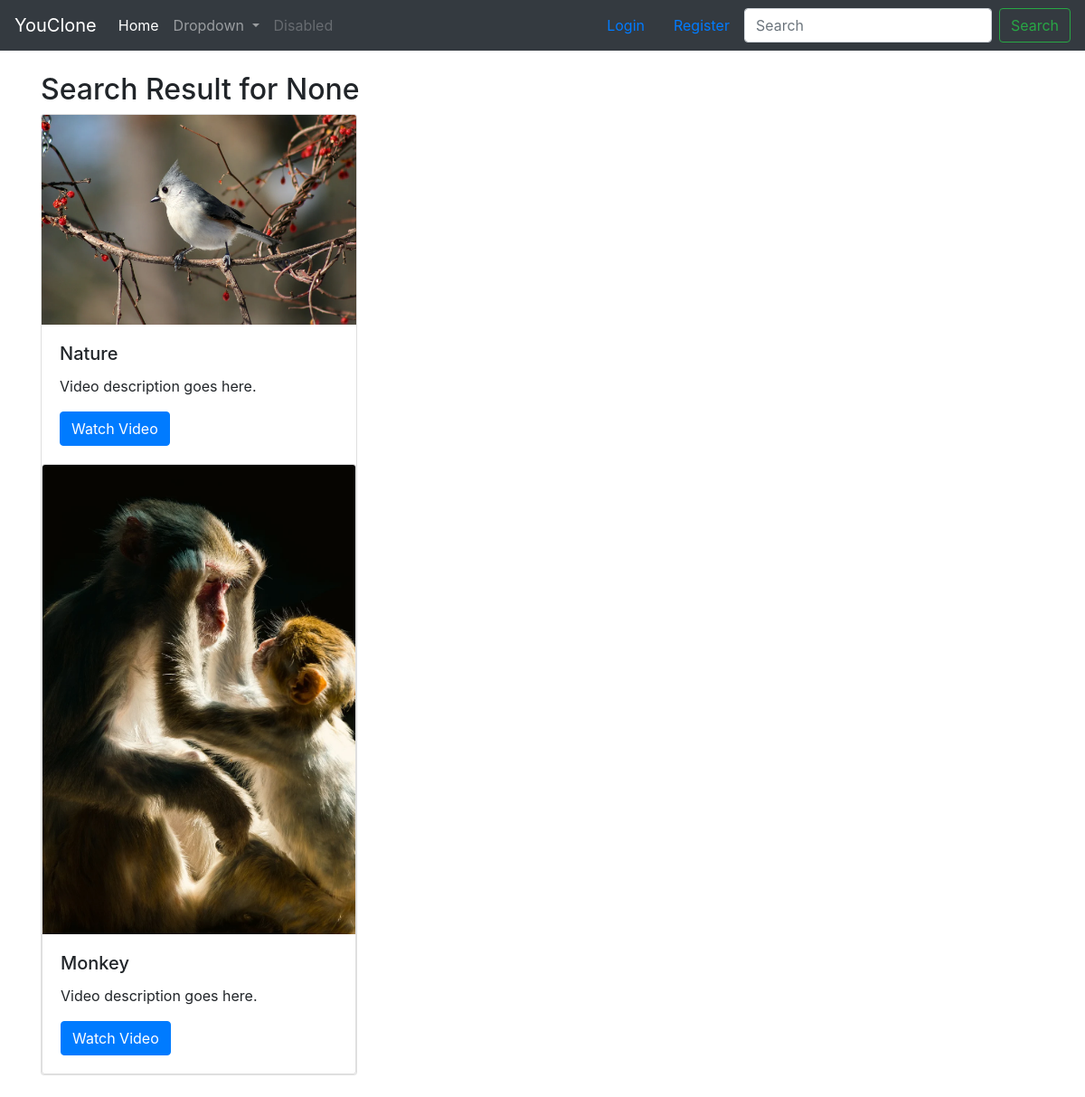
The app's page /search/ with its own data.
### video/models.py (models this page shows, shortened)
class Video(models.Model):
    DEFAULT_THUMBNAIL = 'thumbnails/default_thumbnail.jpg'
    title = models.CharField(max_length=80)
    user = models.ForeignKey(User, on_delete=models.CASCADE)
    channel = models.ForeignKey(Channel, null=True, on_delete=models.CASCADE)
    file = models.FileField(upload_to='videos/', validators=[validate_file_extension])
    thumbnail = models.ImageField(default=DEFAULT_THUMBNAIL, upload_to='thumbnails/', blank=True, null=True)
    description = models.TextField(max_length=5000, blank=True, null=True)
    upload_date = models.DateTimeField(auto_now_add=True)
    tag = models.ManyToManyField(Tag, blank=True)
    likes = models.ManyToManyField(User, related_name='video_like')
    dislikes = models.ManyToManyField(User, related_name='video_dislike')
    views = models.IntegerField(default=0)

### video/views.py (the view)
# urls.py: path('search/', views.search, name='search'),
def search(request):
    query = request.GET.get('q', None)
    video_list = Video.objects.all()
    if query is not None:
        video_list = video_list.filter(
            Q(title__icontains=query) |
            Q(description__icontains=query)
        )
    context = {
        'video_list': video_list,
        'query': query
    }
    return render(request, 'video/search.html', context)

### video/templates/video/search.html
{% extends 'video/base.html' %}
{% block content %}
<section class="container mt-4">
    <h2>Search Result for {{ query }}</h2>
    <div class="row">
        <div class="col-md-4 mb-4">
            {% for video in video_list %}
            <div class="card">
                <img src="{{ video.thumbnail.url }}" class="card-img-top" alt="Video Thumbnail">
                <div class="card-body">
                    <h5 class="card-title">{{ video.title }}</h5>
                    <p class="card-text">Video description goes here.</p>
                    <a href="{% url 'video:video-detail' video.id %}" class="btn btn-primary">Watch Video</a>
                </div>
            {% endfor %}
            </div>
        </div>
    </div>
</section>
{% endblock %}

### records on screen
Video: thumbnail (picture), title "Nature"
Video: thumbnail (picture), title "Monkey"

### other values on screen
{{ query }} "None"
